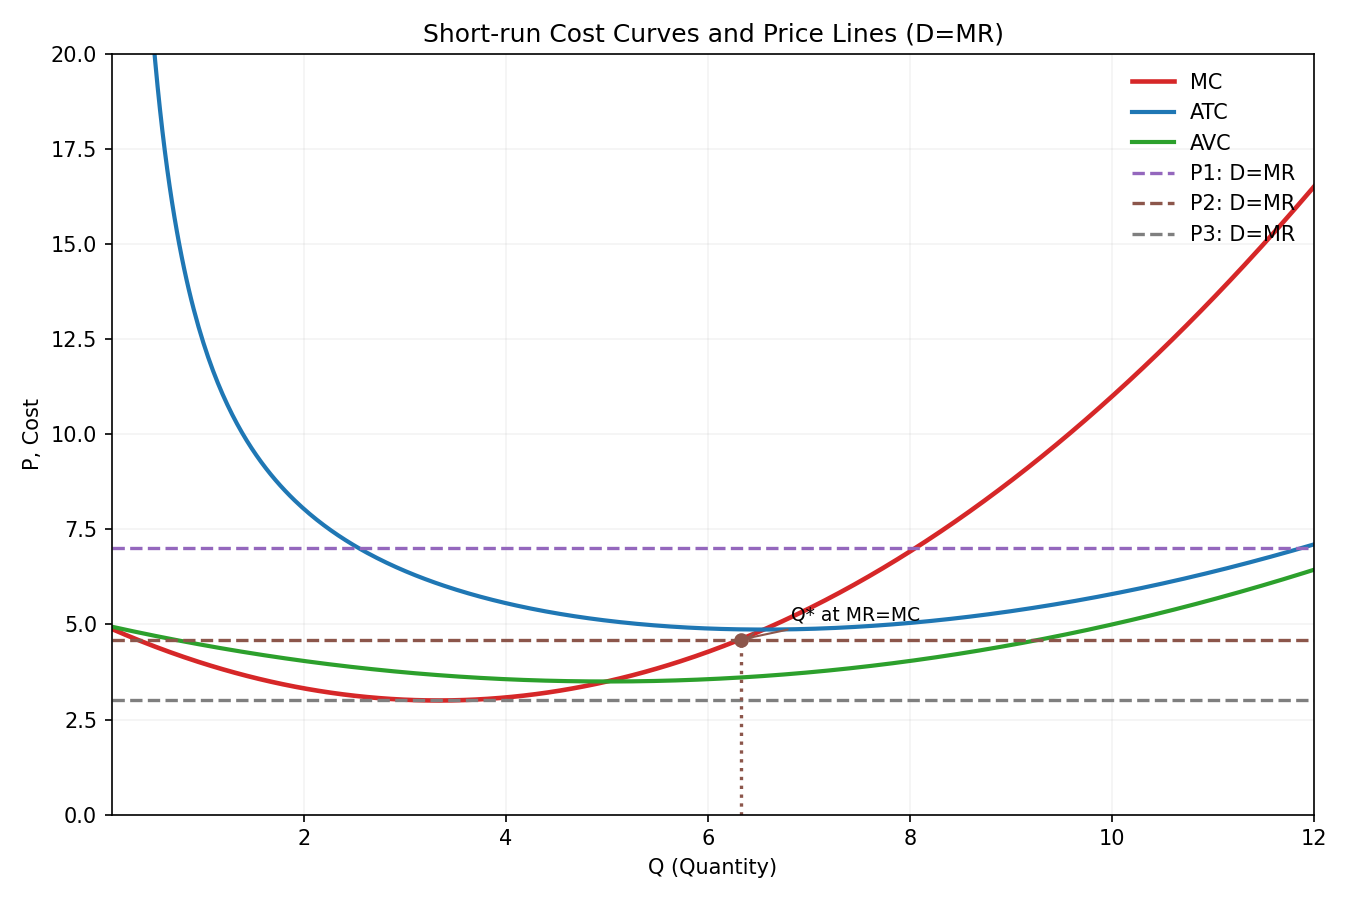

The script that saved this image:
"""
短期成本曲线与价格线示意图生成脚本 / Script to generate short‑run cost curves diagram

用法 / Usage:
  - 在仓库根目录（已激活 venv，见仓库指南）执行：
      python attachments/firm_sr_diagram_2025-10-13.py
  - 输出 PNG 保存至 `attachments/firm_sr_diagram_2025-10-13.png`

参数说明 / Parameters:
  - 成本函数示意：AVC = a*Q^2 - b*Q + c；ATC = AVC + F/Q；MC = d(AVC*Q)/dQ
  - 价格线：P1、P2、P3 分别对应 D=MR 水平线

备注 / Notes:
  - 本图用于课堂/笔记示意，参数为可视化友好而选取，并非特定行业校准。
  - 可根据需要调整 a,b,c,F 与价格，或添加更多标注（如利润矩形、停产阈值 min(AVC) 等）。
"""

from __future__ import annotations

import os
from dataclasses import dataclass
import numpy as np
import matplotlib.pyplot as plt


@dataclass
class CostParams:
    a: float = 0.06  # 二次项 / quadratic term
    b: float = 0.6   # 一次项 / linear term
    c: float = 5.0   # 常数项 / constant term
    F: float = 8.0   # 固定成本 / fixed cost


@dataclass
class PriceLines:
    P1: float = 7.0
    P2: float = 4.6
    P3: float = 3.0


def generate_diagram(
    out_path: str = "attachments/firm_sr_diagram_2025-10-13.png",
    Q_min: float = 0.1,
    Q_max: float = 12.0,
    n_points: int = 500,
    cost: CostParams = CostParams(),
    price: PriceLines = PriceLines(),
) -> str:
    """生成并保存短期成本曲线图；返回输出路径 / Generate diagram and return path."""
    Q = np.linspace(Q_min, Q_max, n_points)

    # 成本曲线 / Cost curves
    AVC = cost.a * Q ** 2 - cost.b * Q + cost.c
    AFC = cost.F / Q
    ATC = AVC + AFC
    # MC from VC = AVC*Q -> d(AVC*Q)/dQ
    MC = 3 * cost.a * Q ** 2 - 2 * cost.b * Q + cost.c

    # 选择一个代表性价格用于标记 Q*（示例取 P2）/ mark Q* for P2
    P2 = price.P2
    idx2 = int(np.argmin((MC - P2) ** 2))
    Q2 = Q[idx2]

    plt.figure(figsize=(9, 6), dpi=150)
    plt.plot(Q, MC, label="MC", color="#d62728", linewidth=2.2)
    plt.plot(Q, ATC, label="ATC", color="#1f77b4", linewidth=2.0)
    plt.plot(Q, AVC, label="AVC", color="#2ca02c", linewidth=2.0)

    # 价格线 / Price (D=MR) lines
    for P, name, color in [
        (price.P1, "P1", "#9467bd"),
        (price.P2, "P2", "#8c564b"),
        (price.P3, "P3", "#7f7f7f"),
    ]:
        plt.hlines(
            P, Q.min(), Q.max(), colors=color, linestyles="--", linewidth=1.6, label=f"{name}: D=MR"
        )

    # 标注 P2 的最优产量 / mark optimal quantity at P2
    plt.vlines(Q2, 0, P2, colors="#8c564b", linestyles=":", linewidth=1.6)
    plt.scatter([Q2], [P2], color="#8c564b", zorder=5)
    plt.annotate(
        "Q* at MR=MC",
        xy=(Q2, P2),
        xytext=(Q2 + 0.5, P2 + 0.5),
        arrowprops=dict(arrowstyle="->", color="#8c564b"),
        fontsize=9,
    )

    plt.xlim(Q_min, Q_max)
    plt.ylim(0, 20)  # 限制 y 轴范围为 0 到 20
    plt.xlabel("Q (Quantity)")
    plt.ylabel("P, Cost")
    plt.title("Short-run Cost Curves and Price Lines (D=MR)")
    plt.legend(loc="upper right", frameon=False)
    plt.grid(alpha=0.15)

    os.makedirs(os.path.dirname(out_path) or ".", exist_ok=True)
    plt.tight_layout()
    plt.savefig(out_path, transparent=False)
    return out_path


if __name__ == "__main__":
    out = generate_diagram()
    print("Saved:", out)
